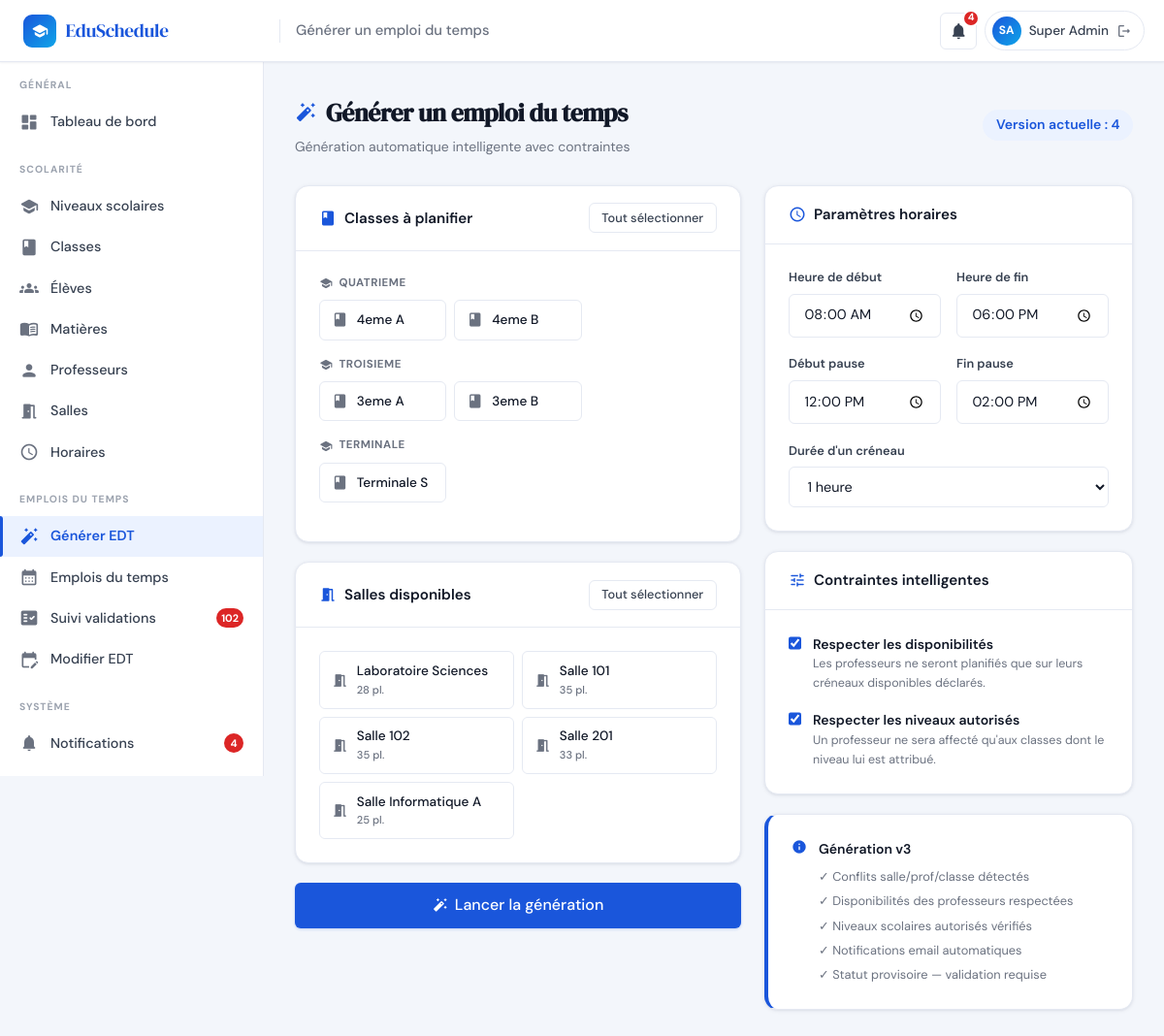
The app's page /admin/generer.php (signed in) with its own data.
### tables this page shows
CREATE TABLE IF NOT EXISTS `utilisateurs` (
  `id`            INT(11)      NOT NULL AUTO_INCREMENT,
  `nom`           VARCHAR(100) NOT NULL,
  `prenom`        VARCHAR(100) NOT NULL,
  `email`         VARCHAR(191) NOT NULL,
  `mot_de_passe`  VARCHAR(255) NOT NULL,
  `role`          ENUM('admin','professeur','eleve') NOT NULL DEFAULT 'eleve',
  `statut`        ENUM('actif','inactif')             NOT NULL DEFAULT 'actif',
  `id_classe`     INT(11)      DEFAULT NULL,
  `date_creation` TIMESTAMP    NOT NULL DEFAULT CURRENT_TIMESTAMP,
  PRIMARY KEY (`id`),
  UNIQUE KEY `uq_email` (`email`),
  KEY `id_classe` (`id_classe`),
  CONSTRAINT `utilisateurs_ibfk_1`
    FOREIGN KEY (`id_classe`) REFERENCES `classes` (`id`) ON DELETE SET NULL
);

CREATE TABLE IF NOT EXISTS `classes` (
  `id`        INT(11)      NOT NULL AUTO_INCREMENT,
  `nom`       VARCHAR(100) NOT NULL,
  `niveau` VARCHAR(50) NOT NULL DEFAULT 'Troisieme',
  `capacite`  INT(11)      NOT NULL DEFAULT 30,
  `id_niveau` INT(11)      DEFAULT NULL,
  PRIMARY KEY (`id`),
  UNIQUE KEY `uq_classe_nom` (`nom`),
  KEY `fk_classe_niveau` (`id_niveau`),
  CONSTRAINT `fk_classe_niveau`
    FOREIGN KEY (`id_niveau`) REFERENCES `niveaux` (`id`) ON DELETE SET NULL
);

CREATE TABLE IF NOT EXISTS `salles` (
  `id`       INT(11)      NOT NULL AUTO_INCREMENT,
  `nom`      VARCHAR(100) NOT NULL,
  `capacite` INT(11)      NOT NULL DEFAULT 30,
  `type`     ENUM('normale','informatique','laboratoire') NOT NULL DEFAULT 'normale',
  PRIMARY KEY (`id`),
  UNIQUE KEY `uq_salle_nom` (`nom`)
);

### includes/functions.php (called while the page is built, shortened)
<?php
require_once __DIR__ . '/db.php';
function h(string $str): string {
    return htmlspecialchars($str, ENT_QUOTES, 'UTF-8');
}
function countNotificationsNonLues(int $userId): int {
    $stmt = getDB()->prepare('SELECT COUNT(*) FROM notifications WHERE id_utilisateur=? AND est_lu=0');
    $stmt->execute([$userId]);
    return (int)$stmt->fetchColumn();
}
function getSalles(): array {
    return getDB()->query('SELECT * FROM salles ORDER BY nom')->fetchAll();
}
function getCurrentVersion(): int {
    $row = getDB()->query('SELECT MAX(version) AS v FROM emplois_du_temps')->fetch();
    return $row ? (int)($row['v'] ?? 0) : 0;
}
function getClassesWithNiveau(): array {
    static $hasNiveau = null;
    if ($hasNiveau === null) {
        try { getDB()->query('SELECT id_niveau FROM classes LIMIT 1'); $hasNiveau = true; }
        catch (PDOException $e) { $hasNiveau = false; }
    }
    if ($hasNiveau) {
        return getDB()->query("
            SELECT c.*, n.nom AS niveau_nom, n.id AS id_niveau_rel
            FROM classes c
            LEFT JOIN niveaux n ON n.id = c.id_niveau
            ORDER BY n.ordre, c.nom
        ")->fetchAll();
    }
    return getDB()->query("SELECT *, \'\' AS niveau_nom, NULL AS id_niveau_rel FROM classes ORDER BY nom")->fetchAll();
}

### includes/auth.php (called while the page is built, shortened)
<?php
function isLoggedIn(): bool {
    return !empty($_SESSION['user_id']);
}
function getCurrentUser(): ?array {
    static $user = null;
    if ($user === null) {
        $stmt = getDB()->prepare('SELECT * FROM utilisateurs WHERE id=? AND statut="actif" LIMIT 1');
        $stmt->execute([$_SESSION['user_id']]);
        $user = $stmt->fetch() ?: null;
    }
    return $user;
}
function getUserInitials(array $user): string {
    return strtoupper(substr($user['prenom'], 0, 1) . substr($user['nom'], 0, 1));
}

### includes/db.php (called while the page is built, shortened)
<?php
function getDB(): PDO {
    static $pdo = null;
    if ($pdo === null) {
        $dsn = 'mysql:host=' . DB_HOST . ';dbname=' . DB_NAME . ';charset=' . DB_CHARSET;
        $options = [
            PDO::ATTR_ERRMODE            => PDO::ERRMODE_EXCEPTION,
            PDO::ATTR_DEFAULT_FETCH_MODE => PDO::FETCH_ASSOC,
            PDO::ATTR_EMULATE_PREPARES   => false,
        ];
        try {
            $pdo = new PDO($dsn, DB_USER, DB_PASS, $options);
        } catch (PDOException $e) {
            http_response_code(500);
            $msg = (getenv('APP_ENV') === 'production')
                ? 'Service temporairement indisponible.'
                : 'Connexion BDD impossible : ' . $e->getMessage();
            die(json_encode(['error' => $msg]));
        }
    }
    return $pdo;
}

### admin/generer.php (the view, shortened to what this page needs)
<?php
require_once __DIR__ . '/../includes/db.php';
require_once __DIR__ . '/../includes/auth.php';
require_once __DIR__ . '/../includes/functions.php';
$currentUser = getCurrentUser();
$allClasses = getClassesWithNiveau();
$allSalles  = getSalles();
$version    = getCurrentVersion();
$pageTitle = 'Générer un emploi du temps'; $activeMenu = 'generer';
include __DIR__ . '/../includes/header.php';
include __DIR__ . '/../includes/sidebar_admin.php';
?>
<div class="main-content">
  <div class="page-header">
    <div class="page-header-left">
      <h1 class="page-title"><span class="material-icons-round">auto_fix_high</span> Générer un emploi du temps</h1>
      <p class="page-subtitle">Génération automatique intelligente avec contraintes</p>
    </div>
    <?php if ($version > 0): ?>
    <span class="badge badge-primary" style="font-size:.875rem;padding:.4rem .85rem">Version actuelle : <?= $version ?></span>
    <?php endif; ?>
  </div>
  <div style="display:grid;grid-template-columns:1fr 380px;gap:1.5rem;align-items:start" class="gen-grid">
    <form method="POST" id="genForm">
      <div class="card" style="margin-bottom:1.25rem">
        <div class="card-header">
          <div class="card-header-title"><span class="material-icons-round">class</span> Classes à planifier</div>
          <button type="button" class="btn btn-sm btn-outline" onclick="toggleAll('classes[]')">Tout sélectionner</button>
        </div>
        <div class="card-body">
          <?php if (empty($allClasses)): ?>
          <div class="alert alert-warning" style="margin:0">
            <span class="material-icons-round">warning</span>
            <div class="alert-content">Aucune classe. <a href="<?= APP_URL ?>/admin/classes.php">Ajoutez-en</a> d'abord.</div>
          </div>
          <?php else:
            $byNiveau = ['(Sans niveau)' => []];
            foreach ($allClasses as $c) {
                $key = $c['niveau_nom'] ?? '(Sans niveau)';
                $byNiveau[$key][] = $c;
            }
            foreach ($byNiveau as $nivNom => $cls): if (empty($cls)) continue; ?>
            <div style="margin-bottom:1rem">
              <div style="font-size:.72rem;font-weight:700;text-transform:uppercase;letter-spacing:.5px;color:var(--text-muted);margin-bottom:.5rem;display:flex;align-items:center;gap:.4rem">
                <span class="material-icons-round" style="font-size:14px">school</span><?= h($nivNom) ?>
              </div>
              <div style="display:grid;grid-template-columns:repeat(auto-fill,minmax(130px,1fr));gap:.5rem">
                <?php foreach ($cls as $c): ?>
                <label style="display:flex;align-items:center;gap:.55rem;padding:.55rem .75rem;border:1.5px solid var(--border);border-radius:var(--radius-sm);cursor:pointer;font-size:.85rem;font-weight:500" class="sel-card">
                  <span class="material-icons-round" style="font-size:17px;color:var(--text-muted)">class</span>
                  <?= h($c['nom']) ?>
                </label>
                <?php endforeach; ?>
              </div>
            </div>
            <?php endforeach; endif; ?>
        </div>
      </div>
      <div class="card" style="margin-bottom:1.25rem">
        <div class="card-header">
          <div class="card-header-title"><span class="material-icons-round">meeting_room</span> Salles disponibles</div>
          <button type="button" class="btn btn-sm btn-outline" onclick="toggleAll('salles[]')">Tout sélectionner</button>
        </div>
        <div class="card-body">
          <?php if (empty($allSalles)): ?>
          <div class="alert alert-warning" style="margin:0"><span class="material-icons-round">warning</span>
            <div class="alert-content">Aucune salle. <a href="<?= APP_URL ?>/admin/salles.php">Ajoutez-en</a>.</div></div>
          <?php else: ?>
          <div style="display:grid;grid-template-columns:repeat(auto-fill,minmax(150px,1fr));gap:.5rem">
            <?php foreach ($allSalles as $s): ?>
            <label style="display:flex;align-items:center;gap:.55rem;padding:.55rem .75rem;border:1.5px solid var(--border);border-radius:var(--radius-sm);cursor:pointer;font-size:.85rem;font-weight:500" class="sel-card">
              <span class="material-icons-round" style="font-size:17px;color:var(--text-muted)">meeting_room</span>
              <div><div><?= h($s['nom']) ?></div><div style="font-size:.7rem;color:var(--text-muted)"><?= $s['capacite'] ?> pl.</div></div>
            </label>
            <?php endforeach; ?>
          </div>
          <?php endif; ?>
        </div>
      </div>
      <button type="submit" class="btn btn-primary btn-lg" style="width:100%;justify-content:center"
              onclick="showSpinner('Génération en cours…')">
        <span class="material-icons-round">auto_fix_high</span> Lancer la génération
      </button>
    </form>
    <div>
      <div class="card" style="margin-bottom:1.25rem">
        <div class="card-header">
          <div class="card-header-title"><span class="material-icons-round">schedule</span> Paramètres horaires</div>
        </div>
        <div class="card-body">
          <div class="form-grid">
            <div class="form-group"><label class="form-label">Heure de début</label>
              <input type="time" name="heure_debut" form="genForm" class="form-control" value="08:00"></div>
            <div class="form-group"><label class="form-label">Heure de fin</label>
              <input type="time" name="heure_fin" form="genForm" class="form-control" value="18:00"></div>
          </div>
          <div class="form-grid">
            <div class="form-group"><label class="form-label">Début pause</label>
              <input type="time" name="pause_debut" form="genForm" class="form-control" value="12:00"></div>
            <div class="form-group"><label class="form-label">Fin pause</label>
              <input type="time" name="pause_fin" form="genForm" class="form-control" value="14:00"></div>
          </div>
          <div class="form-group" style="margin-bottom:0"><label class="form-label">Durée d'un créneau</label>
            <select name="duree_creneau" form="genForm" class="form-control">
              <option value="60" selected>1 heure</option>
            </select></div>
        </div>
      </div>
      <div class="card" style="margin-bottom:1.25rem">
        <div class="card-header">
          <div class="card-header-title"><span class="material-icons-round">tune</span> Contraintes intelligentes</div>
        </div>
        <div class="card-body">
          <label style="display:flex;align-items:flex-start;gap:.75rem;cursor:pointer;margin-bottom:1rem">
            <input type="checkbox" name="respect_dispo" form="genForm" value="1" checked
                   style="width:16px;height:16px;margin-top:2px;accent-color:var(--primary)">
            <div>
              <div style="font-weight:600;font-size:.875rem">Respecter les disponibilités</div>
              <div style="font-size:.78rem;color:var(--text-muted)">
                Les professeurs ne seront planifiés que sur leurs créneaux disponibles déclarés.
              </div>
            </div>
          </label>
          <label style="display:flex;align-items:flex-start;gap:.75rem;cursor:pointer">
            <input type="checkbox" name="respect_niveau" form="genForm" value="1" checked
                   style="width:16px;height:16px;margin-top:2px;accent-color:var(--primary)">
            <div>
              <div style="font-weight:600;font-size:.875rem">Respecter les niveaux autorisés</div>
              <div style="font-size:.78rem;color:var(--text-muted)">
                Un professeur ne sera affecté qu'aux classes dont le niveau lui est attribué.
              </div>
            </div>
          </label>
        </div>
      </div>
      <div class="card" style="border-left:4px solid var(--primary)">
        <div class="card-body">
          <div style="display:flex;gap:.75rem;align-items:flex-start">
            <span class="material-icons-round" style="color:var(--primary);margin-top:.1rem">info</span>
            <div>
              <div style="font-weight:600;font-size:.875rem;margin-bottom:.5rem">Génération v3</div>
              <ul style="font-size:.8rem;color:var(--text-muted);list-style:none;display:flex;flex-direction:column;gap:.3rem">
                <li>✓ Conflits salle/prof/classe détectés</li>
                <li>✓ Disponibilités des professeurs respectées</li>
                <li>✓ Niveaux scolaires autorisés vérifiés</li>
                <li>✓ Notifications email automatiques</li>
                <li>✓ Statut provisoire — validation requise</li>
              </ul>
            </div>
          </div>
        </div>
      </div>
    </div>
  </div>
</div>
</body></html>

### includes/header.php (shortened to what this page needs)
<?php
require_once __DIR__ . '/functions.php';
require_once __DIR__ . '/auth.php';
$currentUser = getCurrentUser();
$notifCount  = $currentUser ? countNotificationsNonLues($currentUser['id']) : 0;
$pageTitle   = $pageTitle  ?? APP_NAME;
$initials    = $currentUser ? getUserInitials($currentUser) : '?';
$userName    = $currentUser ? ($currentUser['prenom'] . ' ' . $currentUser['nom']) : '';
$notifUrl = match($currentUser['role'] ?? '') {
    'admin'      => APP_URL . '/admin/notifications.php',
    'professeur' => APP_URL . '/professeur/notifications.php',
    default      => '#',
};
?>
<!DOCTYPE html>
<html lang="fr">
<head>
  <link rel="stylesheet" href="<?= APP_URL ?>/assets/css/main.css">
</head>
<body>
<header class="topbar">
  <div class="topbar-brand">
    <div class="topbar-brand-icon"><span class="material-icons-round">school</span></div>
    <?= APP_NAME ?>
  </div>
  <span class="topbar-page-title"><?= h($pageTitle) ?></span>
  <div class="topbar-actions">
    <a href="<?= $notifUrl ?>" class="topbar-icon-btn" title="Notifications">
      <span class="material-icons-round">notifications</span>
      <?php if ($notifCount > 0): ?>
        <span class="notif-badge-count"><?= $notifCount > 9 ? '9+' : $notifCount ?></span>
      <?php endif; ?>
    </a>
    <div class="user-chip" onclick="window.location='<?= APP_URL ?>/logout.php'">
      <div class="user-avatar"><?= h($initials) ?></div>
      <span class="user-name"><?= h($userName) ?></span>
      <span class="material-icons-round" style="font-size:16px;color:var(--text-muted)">logout</span>
    </div>
  </div>
</header>

### records on screen
utilisateurs: initials "SA", userName "Super Admin"
classes: nom "4eme A"
classes: nom "4eme B"
classes: nom "3eme A"
classes: nom "3eme B"
classes: nom "Terminale S"
salles: nom "Laboratoire Sciences", capacite "28"
salles: nom "Salle 101", capacite "35"
salles: nom "Salle 102", capacite "35"
salles: nom "Salle 201", capacite "33"
salles: nom "Salle Informatique A", capacite "25"

### other values on screen
APP_NAME "EduSchedule"
$pageTitle "Générer un emploi du temps"
$notifCount "4"
$sectionLabel "GÉNÉRAL"
$label "Tableau de bord"
$sectionLabel "SCOLARITÉ"
$label "Niveaux scolaires"
$label "Classes"
$label "Élèves"
$label "Matières"
$label "Professeurs"
$label "Salles"
$label "Horaires"
$sectionLabel "EMPLOIS DU TEMPS"
$label "Générer EDT"
